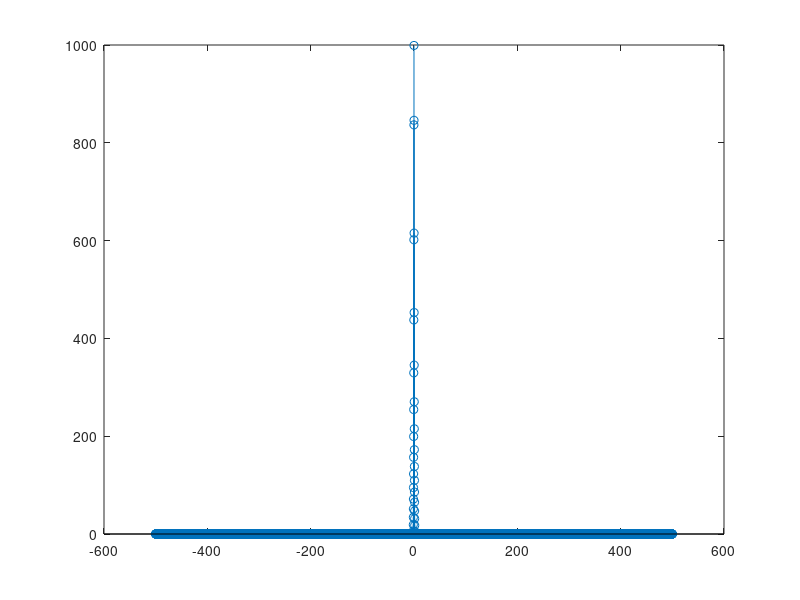
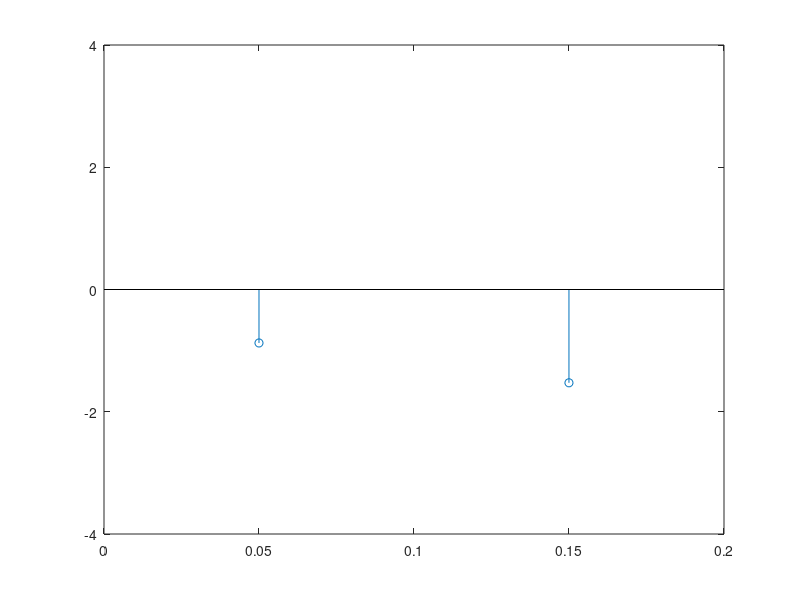
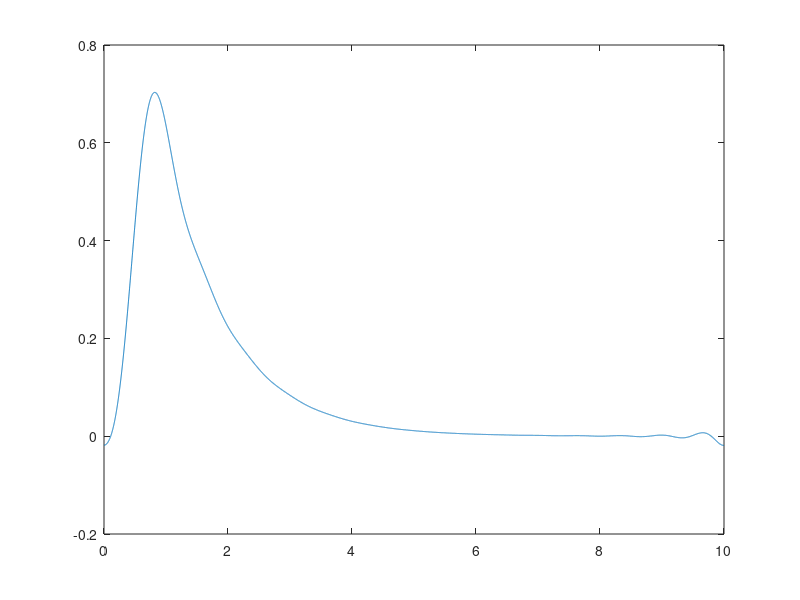
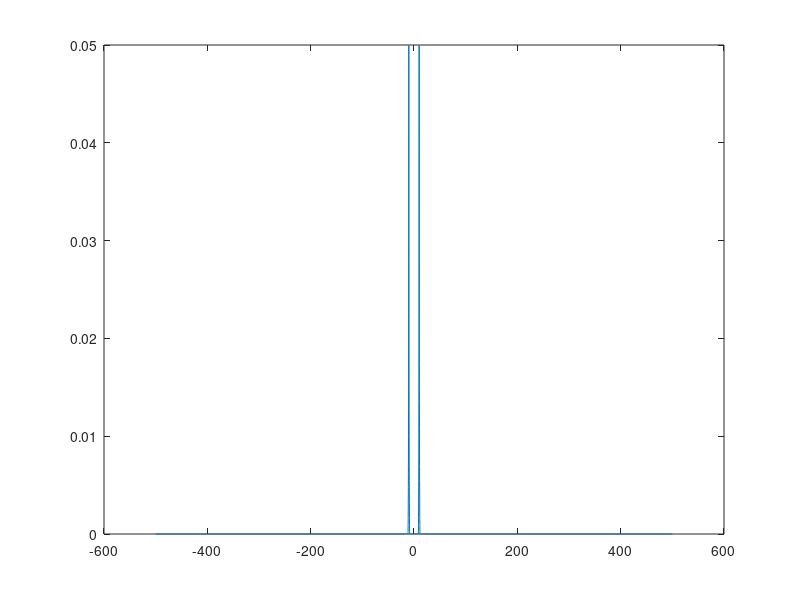

MATLAB code to generate these figures, in order:
function Exercise_Two()
fs = 1000;
index = 1;
lengthOfTime = 0:1/fs:10;

%Initialising arrays.
t = zeros(size(lengthOfTime));
xt = zeros(size(lengthOfTime));

%Loop to input values for x(t). This is to represent the function as if it
%was multipled by a unit step function that started at x = 0.5.
for i = 0:1/fs:10
    t(index) = i;
    if i >= 0.5
        xt(index) = exp(-(i-0.5));
    else
        xt(index) = 0;
    end
    index = index + 1;
end
%FFT to get the discrete fourier transform and shifted so that the zero frequency component is in the centre
% of the array.

Xf = fftshift(fft(xt)); 

%Loop to input values for H(f). This is to represent the function as if it
%was multiplied by a rect function to sit within the bandwidths.
length_f = length(Xf);
f = (-length_f/2:length_f/2-1)/length_f*fs;

for i = 1:size(f,2)
    if f(i) >= -1.5 && f(i) <= 1.5
        Hf(i) = cos((pi * f(i))/3);
    else
        Hf(i) = 0;
    end
end
figure(1)
plot(f,abs(Xf))
title("Xf")
%H(f) is the transfer function in the frequency domain and so getting the
%FFT of x(t) will allow me to multiply the two in the frequency domain to
%get the message signal.

Mf = Xf .* Hf;
mt = ifft(ifftshift(Mf)); %Getting inverse of the FFT but shifting the values back so the calculation is correct for the modulation.

%Plotting magnitude spectrum of M(f) but I have to divide by the length - 1 to get the correct magnitude values
figure(1)
stem(f, abs(Mf));
%(length(Mf) - 1)
%Plotting the phase of M(f) but limiting the freqeuncy range to show the
% first few frequencies phases due to the repetition of the phase for the
% frequncy domain representation of M(f)
figure(2)
stem(f,angle(Mf));
xlim([0 0.2]);

ct = cos(2 * pi * 10 * t); %Setting up the carrier signal. 10Hz is used for demonstration purposes so that the signal can be seen.
ut = mt .* ct; %Performing the modulation.

figure(3)
plot(t,mt);
xlim([0 10])

%Obtain the FFT of u(t) so that the frequency spectra can be plotted.

Uf = fftshift(fft(ut));

figure(4)
plot(f,abs(Uf)/(length(Uf) - 1));

%Testing convolution
ht = ifft(ifftshift(Hf));
m_test_conv_t = conv(xt,ht);
figure(41)
plot(t,m_test_conv_t(1:length(xt)))
end